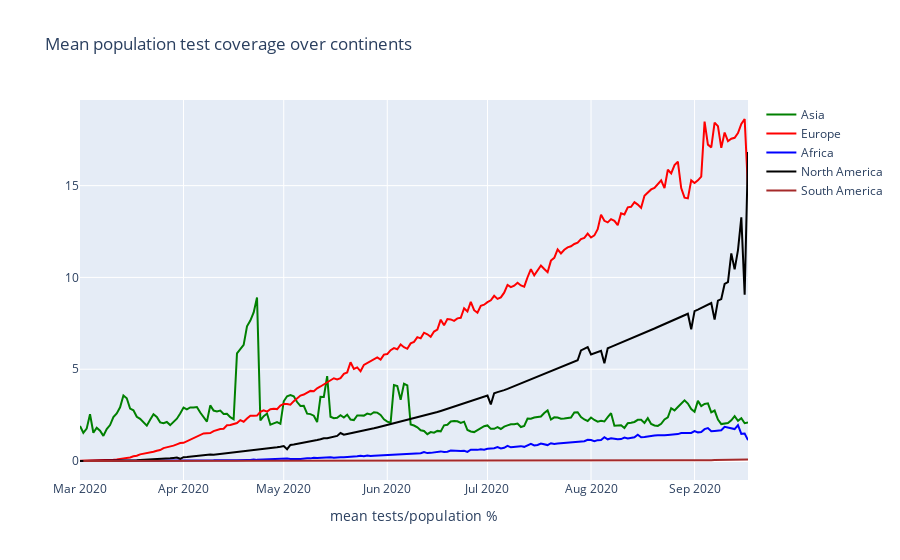

Notebook code cell kept with this figure:
### Markdown cell above
### Test population coverage

### Code cell
trace1 = go.Scatter(
                    x = df[(df['continent']=='Asia')&(df['datetime']>='2020-03-01')].groupby(['date','continent'])['date'].apply(lambda x: np.unique(x)[0]),
                    y = df[(df['continent']=='Asia')&(df['datetime']>='2020-03-01')].groupby(['date','continent'])['death_rate'].mean()*100,
                    mode = "lines",
                    name = "Asia",
                    marker = dict(color = 'green'),
)

trace2 = go.Scatter(
                    x = df[(df['continent']=='Europe')&(df['datetime']>='2020-03-01')].groupby(['date','continent'])['date'].apply(lambda x: np.unique(x)[0]),
                    y = df[(df['continent']=='Europe')&(df['datetime']>='2020-03-01')].groupby(['date','continent'])['population_coverage'].mean()*100,
                    mode = "lines",
                    name = "Europe",
                    marker = dict(color = 'red'),
)

trace3 = go.Scatter(
                    x = df[(df['continent']=='Africa')&(df['datetime']>='2020-03-01')].groupby(['date','continent'])['date'].apply(lambda x: np.unique(x)[0]),
                    y = df[(df['continent']=='Africa')&(df['datetime']>='2020-03-01')].groupby(['date','continent'])['population_coverage'].mean()*100,
                    mode = "lines",
                    name = "Africa",
                    marker = dict(color = 'blue'),
)

trace4 = go.Scatter(
                    x = df[(df['continent']=='North America')&(df['datetime']>='2020-03-01')].groupby(['date','continent'])['date'].apply(lambda x: np.unique(x)[0]),
                    y = df[(df['continent']=='North America')&(df['datetime']>='2020-03-01')].groupby(['date','continent'])['population_coverage'].mean()*100,
                    mode = "lines",
                    name = "North America",
                    marker = dict(color = 'black'),
)

trace5 = go.Scatter(
                    x = df[(df['continent']=='South America')&(df['datetime']>='2020-03-01')].groupby(['date','continent'])['date'].apply(lambda x: np.unique(x)[0]),
                    y = df[(df['continent']=='South America')&(df['datetime']>='2020-03-01')].groupby(['date','continent'])['population_coverage'].mean(),
                    mode = "lines",
                    name = "South America",
                    marker = dict(color = 'brown'),
)

data = [trace1,trace2,trace3,trace4,trace5]
layout = dict(title = 'Mean population test coverage over continents',
              xaxis= dict(title= 'mean tests/population %',ticklen= 5,zeroline= False)
             )
fig = dict(data = data, layout = layout)
iplot(fig)

### Figure 1 — Plotly figure (JSON) as saved in the notebook; plotly's stock layout.template omitted (floating-point values rounded to 4 significant figures; data arrays with more than 128 entries replaced by an {"elided": "..."} marker saying what was removed)
{"data": [{"marker": {"color": "green"}, "mode": "lines", "name": "Asia", "type": "scatter", "x": {"elided": "201 str values"}, "y": {"elided": "201 float values"}}, {"marker": {"color": "red"}, "mode": "lines", "name": "Europe", "type": "scatter", "x": {"elided": "201 str values"}, "y": {"elided": "201 float values"}}, {"marker": {"color": "blue"}, "mode": "lines", "name": "Africa", "type": "scatter", "x": {"elided": "201 str values"}, "y": {"elided": "201 float values"}}, {"marker": {"color": "black"}, "mode": "lines", "name": "North America", "type": "scatter", "x": {"elided": "201 str values"}, "y": {"elided": "201 float values"}}, {"marker": {"color": "brown"}, "mode": "lines", "name": "South America", "type": "scatter", "x": {"elided": "201 str values"}, "y": {"elided": "201 float values"}}], "layout": {"title": {"text": "Mean population test coverage over continents"}, "xaxis": {"ticklen": 5, "title": {"text": "mean tests/population %"}, "zeroline": false}}}
